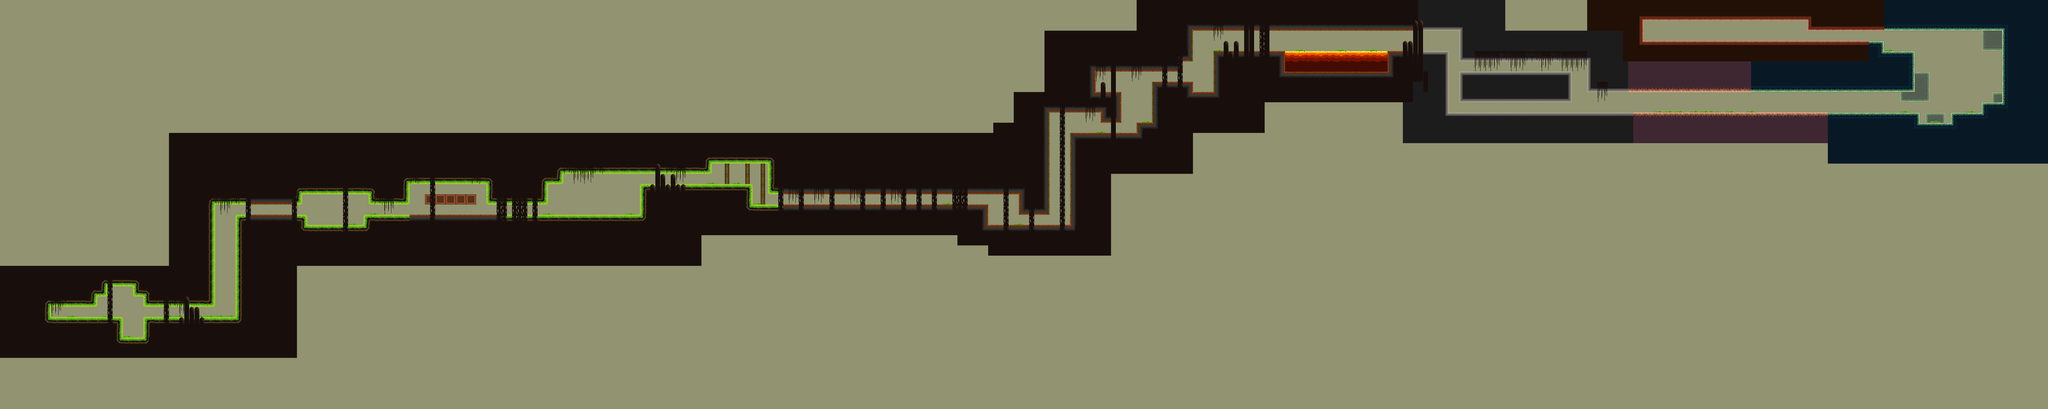

A 2D game scene composited from a Tiled map and its tileset images. What follows is a short description and the map's XML, with each tile layer's data collapsed to a summary:
An orthogonal 400x40 tile map with 16x32 px tiles, 8 tile layers (Capa de patrones 1, PisoGray, PisoCoffe, PisoGreen, ...), 26 tilesets and 296 objects.

<map version="1.4" tiledversion="1.4.3" orientation="orthogonal" renderorder="right-down" compressionlevel="0" width="400" height="40" tilewidth="16" tileheight="32" infinite="0" backgroundcolor="#919371" nextlayerid="53" nextobjectid="445">
 <editorsettings>
  <chunksize width="16" height="32" />
 </editorsettings>
 <tileset firstgid="1" name="pack" tilewidth="16" tileheight="32" tilecount="80" columns="4">
  <image source="pack.png" width="64" height="640" />
 </tileset>
 <tileset firstgid="81" name="pack2" tilewidth="16" tileheight="32" tilecount="2" columns="2">
  <image source="Pisos(3).png" width="32" height="32" />
 </tileset>
 <tileset firstgid="83" name="pack3" tilewidth="16" tileheight="32" tilecount="2" columns="2">
  <image source="PisosA(3).png" width="32" height="32" />
 </tileset>
 <tileset firstgid="85" name="Pack4" tilewidth="16" tileheight="32" tilecount="2" columns="2">
  <image source="Pack3.png" width="32" height="32" />
 </tileset>
 <tileset firstgid="87" name="prueba" tilewidth="16" tileheight="32" tilecount="1" columns="1">
  <image source="prueba.png" width="16" height="32" />
 </tileset>
 <tileset firstgid="88" name="tiled" tilewidth="16" tileheight="32" tilecount="12" columns="6">
  <image source="tiled.png" trans="ffffff" width="96" height="64" />
 </tileset>
 <tileset firstgid="100" name="Decoraciooon" tilewidth="16" tileheight="32" tilecount="2" columns="2">
  <image source="two/Decoraciooon.png" width="32" height="32" />
 </tileset>
 <tileset firstgid="102" name="Decoraciooon" tilewidth="16" tileheight="32" tilecount="2" columns="2">
  <image source="Decoraciooon.png" width="32" height="32" />
 </tileset>
 <tileset firstgid="104" name="Enredadera" tilewidth="16" tileheight="32" tilecount="2" columns="2">
  <image source="two/Enredadera.png" width="32" height="32" />
 </tileset>
 <tileset firstgid="106" name="Enredadera2" tilewidth="16" tileheight="32" tilecount="4" columns="2">
  <image source="two/Enredadera2.png" width="32" height="64" />
 </tileset>
 <tileset firstgid="110" name="decoracion2" tilewidth="16" tileheight="32" tilecount="1" columns="1">
  <image source="two/decoracion2.png" width="16" height="32" />
 </tileset>
 <tileset firstgid="111" name="decoracion2Torre" tilewidth="16" tileheight="32" tilecount="1" columns="1">
  <image source="two/decoracion2Torre.png" width="16" height="32" />
 </tileset>
 <tileset firstgid="112" name="escaladaPared1" tilewidth="16" tileheight="32" tilecount="1" columns="1">
  <image source="two/escaladaPared1.png" width="16" height="32" />
 </tileset>
 <tileset firstgid="113" name="escaladaPared2" tilewidth="16" tileheight="32" tilecount="1" columns="1">
  <image source="two/escaladaPared2.png" width="16" height="32" />
 </tileset>
 <tileset firstgid="114" name="The Kruster" tilewidth="16" tileheight="32" tilecount="20" columns="20">
  <image source="The Kruster.png" width="320" height="32" />
  <tile id="0">
   <animation>
    <frame tileid="0" duration="100" />
    <frame tileid="2" duration="100" />
    <frame tileid="4" duration="100" />
    <frame tileid="6" duration="100" />
    <frame tileid="8" duration="100" />
    <frame tileid="10" duration="100" />
    <frame tileid="12" duration="100" />
    <frame tileid="14" duration="100" />
    <frame tileid="16" duration="100" />
    <frame tileid="18" duration="100" />
   </animation>
  </tile>
  <tile id="19">
   <animation>
    <frame tileid="1" duration="100" />
    <frame tileid="3" duration="100" />
    <frame tileid="5" duration="100" />
    <frame tileid="7" duration="100" />
    <frame tileid="9" duration="100" />
    <frame tileid="11" duration="100" />
    <frame tileid="13" duration="100" />
    <frame tileid="17" duration="100" />
    <frame tileid="15" duration="100" />
    <frame tileid="19" duration="100" />
   </animation>
  </tile>
 </tileset>
 <tileset firstgid="134" name="PackDark" tilewidth="16" tileheight="32" tilecount="72" columns="36">
  <image source="PD.png" width="576" height="64" />
 </tileset>
 <tileset firstgid="206" name="plataformas" tilewidth="6" tileheight="32" tilecount="4" columns="2">
  <image source="plataformas.png" width="12" height="64" />
 </tileset>
 <tileset firstgid="210" name="PCL" tilewidth="16" tileheight="32" tilecount="2" columns="2">
  <image source="PCL.png" width="32" height="32" />
 </tileset>
 <tileset firstgid="212" name="Lava" tilewidth="32" tileheight="32" tilecount="6" columns="3">
  <image source="Lava.png" width="96" height="64" />
  <tile id="0">
   <animation>
    <frame tileid="1" duration="300" />
    <frame tileid="2" duration="300" />
    <frame tileid="3" duration="300" />
    <frame tileid="4" duration="300" />
    <frame tileid="5" duration="300" />
   </animation>
  </tile>
 </tileset>
 <tileset firstgid="218" name="Lava64" tilewidth="64" tileheight="64" tilecount="6" columns="1">
  <image source="spreet.png" width="64" height="384" />
  <tile id="0">
   <animation>
    <frame tileid="0" duration="300" />
    <frame tileid="1" duration="300" />
    <frame tileid="2" duration="300" />
    <frame tileid="3" duration="300" />
    <frame tileid="4" duration="300" />
    <frame tileid="5" duration="300" />
   </animation>
  </tile>
 </tileset>
 <tileset firstgid="224" name="PisoGrayOficial" tilewidth="16" tileheight="32" tilecount="72" columns="4">
  <image source="PisoGray/PisoGrayOficial.png" width="64" height="576" />
 </tileset>
 <tileset firstgid="296" name="PisoCoffeOficial" tilewidth="16" tileheight="32" tilecount="72" columns="4">
  <image source="PisoCoffe/PisoCoffeOficial.png" width="64" height="576" />
 </tileset>
 <tileset firstgid="368" name="PisoGreenOficial" tilewidth="16" tileheight="32" tilecount="72" columns="4">
  <image source="PisoGreen/PisoGreenOficial.png" width="64" height="576" />
 </tileset>
 <tileset firstgid="440" name="PisoPinkOficial" tilewidth="16" tileheight="32" tilecount="72" columns="4">
  <image source="PisoPink/PisoPinkOficial.png" width="64" height="576" />
 </tileset>
 <tileset firstgid="512" name="boton" tilewidth="16" tileheight="16" tilecount="4" columns="1">
  <image source="boton.png" width="16" height="64" />
 </tileset>
 <tileset firstgid="516" name="boton" tilewidth="16" tileheight="32" tilecount="2" columns="1">
  <image source="boton.png" width="16" height="64" />
 </tileset>
 <layer id="35" name="Capa de patrones 1" width="400" height="40">
  <data>[16000 cells, 3057 non-empty, 128 distinct tile ids]</data>
 </layer>
 <objectgroup id="6" name="paredes">
  <object id="16" x="147" y="949" width="12.5" height="60.5" />
  <object id="17" x="300.833" y="927.333" width="3.16667" height="29.5" />
  <object id="18" x="367" y="993.417" width="16.5" height="93.3333" />
  <object id="19" x="449" y="994" width="13.5" height="92.5" />
  <object id="20" x="448" y="929.333" width="3.72727" height="31.1667" />
  <object id="21" x="736.076" y="674.045" width="3.65152" height="329.5" />
  <object id="22" x="645" y="641.364" width="26.5" height="314.697" />
  <object id="24" x="955.545" y="676.5" width="3.95455" height="26.5909" />
  <object id="25" x="1152.73" y="606.818" width="2.36364" height="30.6364" />
  <object id="77" x="330.083" y="890.833" width="5.83333" height="29.5" />
  <object id="78" x="416.417" y="896.917" width="2.86364" height="26.9622" />
  <object id="139" x="1277.67" y="568.417" width="2" height="67.8334" />
  <object id="140" x="1521.67" y="576.629" width="3.09091" height="58.2879" />
  <object id="172" x="1708.48" y="576.606" width="2.18182" height="60.7576" />
  <object id="176" x="2001.33" y="579.333" width="3.09091" height="98.667" />
  <object id="178" x="1758.18" y="548.818" width="2.54545" height="22.5151" />
  <object id="197" x="1486.45" y="608.674" width="1.81818" height="30.1061" />
  <object id="198" x="1328.09" y="608.038" width="3.09091" height="30.4697" />
  <object id="228" x="1136.15" y="675.265" width="2.36364" height="28.1364" />
  <object id="230" x="939.356" y="608.705" width="3.95455" height="26.5909" />
  <object id="233" x="2401.67" y="501.333" width="14.3333" height="106" />
  <object id="234" x="2340.67" y="578.333" width="10.3333" height="68.3333" />
  <object id="235" x="2402.33" y="596.333" width="786.333" height="11.6667" />
  <object id="236" x="2213.33" y="502.667" width="9.33333" height="38.6667" />
  <object id="249" x="3185.33" y="605.333" width="9.33333" height="63.3333" />
  <object id="291" x="3494.33" y="289" width="8.66667" height="93.3333" />
  <object id="292" x="3552.33" y="385" width="7" height="40" />
  <object id="293" x="3439.67" y="342.333" width="7.33333" height="41.6667" />
  <object id="305" x="3415.67" y="222.833" width="7.33333" height="65.6667" />
  <object id="321" x="3718.33" y="256.333" width="8.66667" height="38.6666" />
  <object id="331" x="3077.67" y="640.333" width="9.33333" height="63.3333" />
  <object id="342" x="4337" y="160.667" width="8" height="69.6667" />
  <object id="343" x="4007" y="160" width="8.33333" height="70.6667" />
  <object id="350" x="3686.17" y="183.917" width="8.66667" height="38.6666" />
  <object id="369" x="4560.5" y="94.75" width="15.25" height="95.5" />
  <object id="370" x="4561" y="223.75" width="14.25" height="95" />
  <object id="371" x="4514.75" y="160.25" width="12.25" height="204.25" />
  <object id="374" x="4900.5" y="225.5" width="10.75" height="89" />
  <object id="379" x="4960.96" y="190.833" width="10.75" height="97.3333" />
  <object id="393" x="5989.33" y="354.667" width="9.33333" height="30.3333" />
  <object id="394" x="5973.67" y="161" width="6.66667" height="123.333" />
  <object id="395" x="6097.33" y="353.667" width="9" height="29" />
  <object id="396" x="6193.67" y="322" width="5" height="30.3333" />
  <object id="397" x="6258.33" y="94.3333" width="6.33333" height="228.333" />
  <object id="410" x="5125" y="55.3333" width="11.3333" height="74" />
  <object id="412" x="5647.67" y="61.6667" width="8.33333" height="32" />
  <object id="413" x="5878" y="130.667" width="7.66667" height="41" />
  <object id="437" x="3344.5" y="671" width="11.5" height="32" />
 </objectgroup>
 <objectgroup id="3" name="piso">
  <object id="6" x="158.82" y="992.973" width="222.333" height="1" />
  <object id="7" x="385.39" y="1056.18" width="61" height="22" />
  <object id="8" x="450.193" y="992" width="285.076" height="1.25" />
  <object id="9" x="741.244" y="672" width="215.742" height="2.90909" />
  <object id="10" x="1138.76" y="672.18" width="860.731" height="2.36364" />
  <object id="26" x="959.833" y="704.167" width="176" height="24.5" />
  <object id="171" x="2005.15" y="575.333" width="345.515" height="4.36364" />
  <object id="200" x="1329.27" y="607.273" width="156.909" height="2.18182" />
  <object id="232" x="2352.67" y="639.667" width="733" height="11.3333" />
  <object id="252" x="3078.67" y="702.667" width="268.667" height="13.3333" />
  <object id="253" x="3346.25" y="416.042" width="205.416" height="9.2917" />
  <object id="296" x="3554.46" y="384.021" width="54.083" height="10.2917" />
  <object id="297" x="3408.13" y="288.187" width="94.7496" height="10.2917" />
  <object id="304" x="3602.29" y="255.187" width="124.416" height="10.2917" />
  <object id="320" x="3720.29" y="288.854" width="76.4163" height="10.2917" />
  <object id="325" x="3796.46" y="160.187" width="218.583" height="10.2917" />
  <object id="338" x="4048.67" y="160.333" width="31.6667" height="8.33333" />
  <object id="339" x="4176.67" y="160.667" width="30.6667" height="8.66667" />
  <object id="340" x="4271.67" y="160.667" width="33" height="10.3333" />
  <object id="341" x="4336.33" y="160.333" width="190.833" height="8.66667" />
  <object id="375" x="4559.75" y="223.25" width="352.5" height="8.75" />
  <object id="376" x="4525.5" y="351.75" width="1472.17" height="7.5" />
  <object id="380" x="4559.75" y="223.25" width="352.5" height="8.75" />
  <object id="399" x="5884.33" y="160.667" width="97.6667" height="11.3333" />
  <object id="400" x="6000" y="385.333" width="96.3333" height="9" />
  <object id="401" x="6096.67" y="353.333" width="96" height="7" />
  <object id="402" x="6194" y="320.667" width="64.3333" height="7" />
  <object id="409" x="5113.67" y="128.667" width="772" height="9.33333" />
 </objectgroup>
 <objectgroup id="4" name="techo">
  <object id="11" x="159.45" y="957.94" width="141" height="2.33333" />
  <object id="12" x="449.07" y="957.091" width="219.542" height="2.90909" />
  <object id="13" x="672" y="637.456" width="270.999" height="2.36364" />
  <object id="28" x="306.833" y="923.667" width="27.5" height="2.3333" />
  <object id="75" x="337.667" y="892" width="77.6667" height="3.66663" />
  <object id="76" x="420.333" y="924.545" width="26.0833" height="2.78785" />
  <object id="142" x="1525.52" y="636.212" width="181.667" height="3.27273" />
  <object id="143" x="1281" y="563.667" width="246.667" height="10" />
  <object id="173" x="1694" y="572.788" width="65.3333" height="1.87879" />
  <object id="177" x="1754.67" y="537.636" width="466.667" height="5.03034" />
  <object id="199" x="1329.35" y="636.545" width="158.212" height="3.27273" />
  <object id="227" x="1153.83" y="635.818" width="123.666" height="2.36364" />
  <object id="229" x="944.834" y="604.485" width="208.499" height="2.69697" />
  <object id="237" x="2220" y="505" width="183" height="6" />
  <object id="250" x="3187.33" y="660.667" width="87.3333" height="10" />
  <object id="254" x="3276" y="341" width="163" height="12" />
  <object id="294" x="3441.83" y="371.333" width="59.6667" height="12" />
  <object id="295" x="3443.83" y="210.917" width="249.833" height="12" />
  <object id="324" x="3720" y="83" width="847.333" height="12" />
  <object id="352" x="3678.83" y="180" width="47.833" height="12" />
  <object id="372" x="4560.75" y="182" width="511.75" height="9.5" />
  <object id="373" x="4561" y="308.75" width="349.5" height="11" />
  <object id="381" x="4969.67" y="277.167" width="1007.83" height="9.33333" />
  <object id="398" x="5651" y="82.3333" width="621.333" height="12" />
  <object id="411" x="5128" y="49" width="561.333" height="15.6667" />
 </objectgroup>
 <objectgroup id="12" name="personajeCoo" offsetx="-11.75" offsety="-7">
  <object id="443" x="5760.75" y="299" visible="0">
   <point />
  </object>
 </objectgroup>
 <objectgroup id="13" name="pinchos">
  <object id="36" x="375.333" y="991.333">
   <point />
  </object>
  <object id="37" x="966.667" y="701.667">
   <point />
  </object>
  <object id="38" x="983.333" y="702">
   <point />
  </object>
  <object id="39" x="1000" y="700">
   <point />
  </object>
  <object id="40" x="1015.33" y="701">
   <point />
  </object>
  <object id="41" x="1032" y="700">
   <point />
  </object>
  <object id="42" x="1048" y="700">
   <point />
  </object>
  <object id="43" x="1064" y="697">
   <point />
  </object>
  <object id="44" x="1080" y="697">
   <point />
  </object>
  <object id="45" x="1095.33" y="695">
   <point />
  </object>
  <object id="46" x="1110" y="701">
   <point />
  </object>
  <object id="47" x="1126.67" y="698">
   <point />
  </object>
  <object id="362" x="4935.25" y="334.75">
   <point />
  </object>
  <object id="363" x="4952" y="333.5">
   <point />
  </object>
  <object id="364" x="4967" y="332.25">
   <point />
  </object>
  <object id="365" x="4983.75" y="331">
   <point />
  </object>
  <object id="386" x="5271.33" y="339.667">
   <point />
  </object>
  <object id="387" x="5383" y="335.667">
   <point />
  </object>
  <object id="403" x="6118.33" y="342.333">
   <point />
  </object>
  <object id="404" x="6183" y="341.333">
   <point />
  </object>
  <object id="405" x="6216" y="313">
   <point />
  </object>
  <object id="406" x="6008.67" y="374.667">
   <point />
  </object>
  <object id="407" x="5927" y="341.667">
   <point />
  </object>
  <object id="408" x="5943" y="152">
   <point />
  </object>
  <object id="417" x="5511" y="114.667">
   <point />
  </object>
  <object id="418" x="5448" y="122.333">
   <point />
  </object>
  <object id="419" x="5382.67" y="106.667">
   <point />
  </object>
  <object id="420" x="5319" y="108.333">
   <point />
  </object>
  <object id="421" x="5254.33" y="108.667">
   <point />
  </object>
 </objectgroup>
 <objectgroup id="14" name="Cajas">
  <object id="48" x="522.667" y="967.333">
   <point />
  </object>
  <object id="49" x="430.666" y="1024.67">
   <point />
  </object>
  <object id="361" x="4824" y="213">
   <point />
  </object>
 </objectgroup>
 <objectgroup id="16" name="Agarraderaderecha">
  <object id="55" x="436.5" y="992">
   <point />
  </object>
  <object id="57" x="722.88" y="907.5">
   <point />
  </object>
  <object id="59" x="722.875" y="839.5">
   <point />
  </object>
  <object id="61" x="722.88" y="770.5">
   <point />
  </object>
  <object id="71" x="722.5" y="711.125">
   <point />
  </object>
  <object id="180" x="1988" y="576">
   <point />
  </object>
  <object id="358" x="4552.17" y="320.667">
   <point />
  </object>
  <object id="360" x="4552" y="245">
   <point />
  </object>
  <object id="388" x="6245.33" y="296.333">
   <point />
  </object>
  <object id="439" x="6245.67" y="261">
   <point />
  </object>
 </objectgroup>
 <objectgroup id="17" name="AgarraderaIzquierda">
  <object id="64" x="683.625" y="939.375">
   <point />
  </object>
  <object id="65" x="683.63" y="876.375">
   <point />
  </object>
  <object id="66" x="683.63" y="807.875">
   <point />
  </object>
  <object id="68" x="683.63" y="744.125">
   <point />
  </object>
  </objectgroup>
 <objectgroup id="18" name="PisoTime" locked="1">
  <!-- 3 objects omitted --></objectgroup>
 <objectgroup id="19" name="Particulas">
  <!-- 88 objects omitted --></objectgroup>
 <objectgroup id="20" name="Espacio " />
 <objectgroup id="21" name="Sierra">
  <!-- 5 objects omitted --></objectgroup>
 <objectgroup id="22" name="SierraRD">
  <!-- 9 objects omitted --></objectgroup>
 <objectgroup id="23" name="SierraRU">
  <!-- 3 objects omitted --></objectgroup>
 <objectgroup id="24" name="SierraLU">
  <!-- 3 objects omitted --></objectgroup>
 <objectgroup id="25" name="SierraLD">
  <!-- 11 objects omitted --></objectgroup>
 <objectgroup id="26" name="PlataformaMov">
  <!-- 4 objects omitted --></objectgroup>
 <objectgroup id="37" name="Fuego">
  <!-- 2 objects omitted --></objectgroup>
 <objectgroup id="38" name="ParedED">
  <!-- 3 objects omitted --></objectgroup>
 <objectgroup id="39" name="ParedEI">
  <!-- 2 objects omitted --></objectgroup>
 <objectgroup id="40" name="PisoMuerte">
  <!-- 2 objects omitted --></objectgroup>
 <objectgroup id="47" name="EnemigosWalk">
  <!-- 3 objects omitted --></objectgroup>
 <objectgroup id="48" name="Button1Objects">
  <!-- 2 objects omitted --></objectgroup>
 <objectgroup id="52" name="Button1">
  <!-- 1 objects omitted --></objectgroup>
 <layer id="42" name="PisoGray" width="400" height="40">
  <data>[16000 cells, 426 non-empty, 40 distinct tile ids]</data>
 </layer>
 <layer id="43" name="PisoCoffe" width="400" height="40">
  <data>[16000 cells, 186 non-empty, 6 distinct tile ids]</data>
 </layer>
 <layer id="44" name="PisoGreen" width="400" height="40" opacity="0.99">
  <data>[16000 cells, 489 non-empty, 39 distinct tile ids]</data>
 </layer>
 <layer id="46" name="PisoGreenAlpha" width="400" height="40" opacity="0.45">
  <data>[16000 cells, 30 non-empty, 21 distinct tile ids]</data>
 </layer>
 <layer id="45" name="PisoPink" width="400" height="40">
  <data>[16000 cells, 248 non-empty, 32 distinct tile ids]</data>
 </layer>
 <layer id="36" name="Capa de patrones 2" width="400" height="40">
  <data>[16000 cells, 438 non-empty, 20 distinct tile ids]</data>
 </layer>
 <layer id="41" name="Lav64" width="400" height="40">
  <data>[16000 cells, 5 non-empty, 1 distinct tile ids]</data>
 </layer>
</map>
<!-- 148 of 296 objects omitted -->
